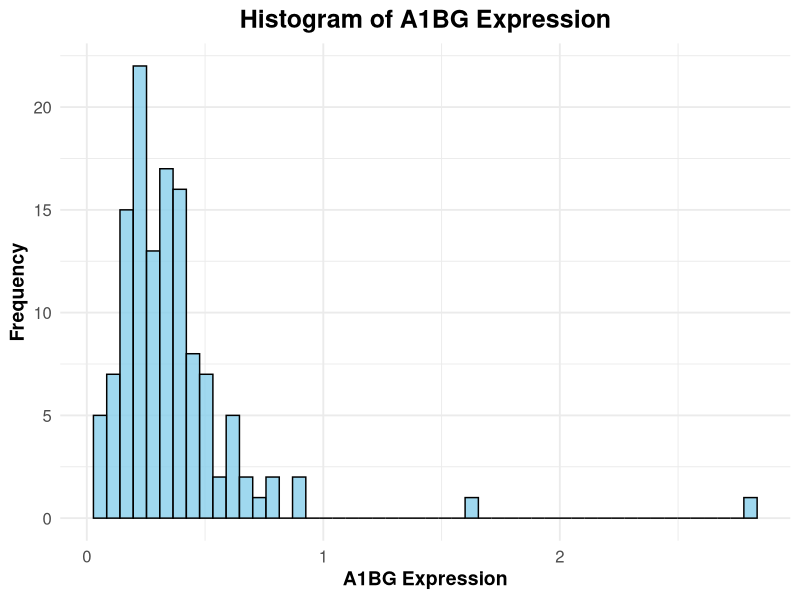
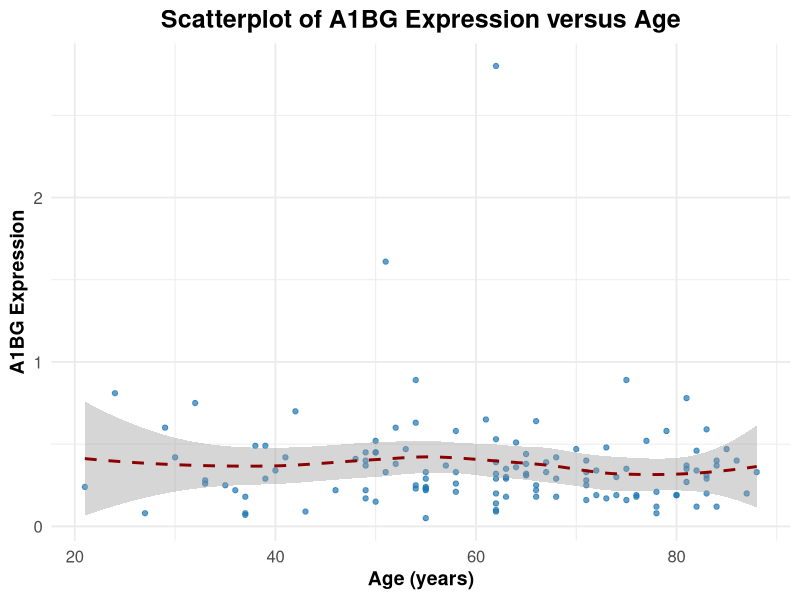
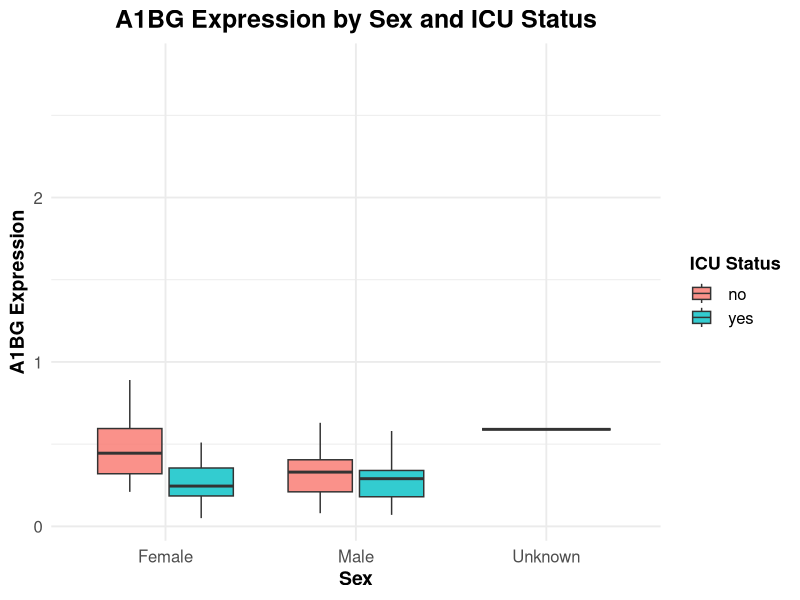
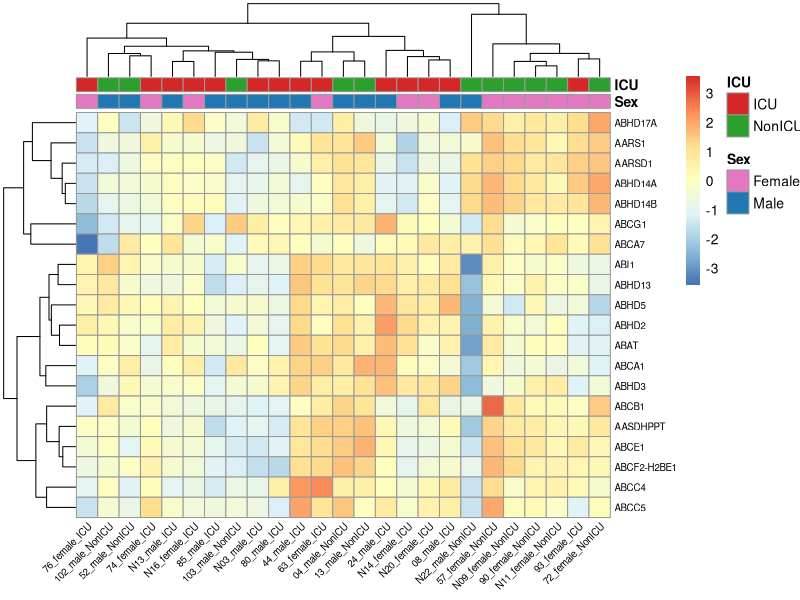
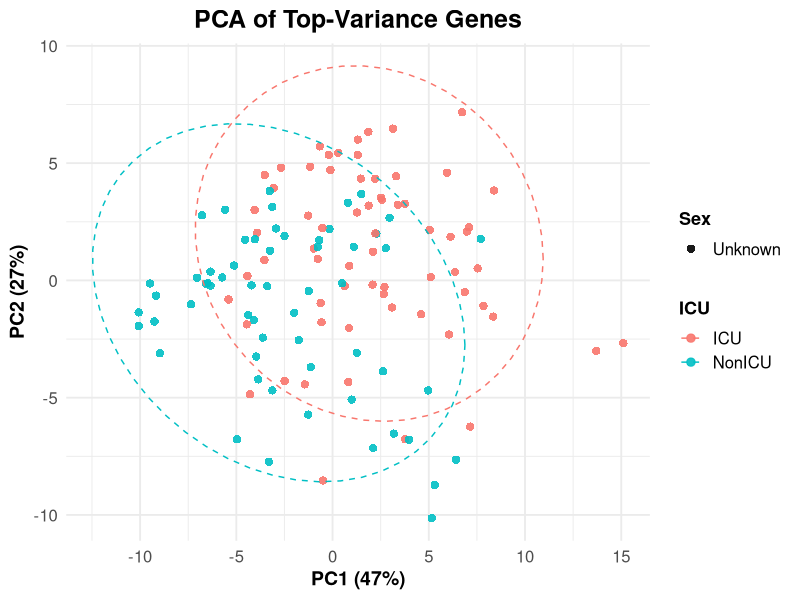

Source code (R) for these figures, in order:
## ---- chunk 1
knitr::opts_chunk$set(echo = TRUE)
library(tidyverse)
library(dplyr)
library(pheatmap)
## ---- chunk 2
#Final subission
#Load gene expression data
gene_data <- read.csv(file = "QBS103_GSE157103_genes.csv",row.names=1)

#Load metadata for participants
series <- read.csv(file = "QBS103_GSE157103_series_matrix-1.csv")
## ---- chunk 3
only_num <- function(x) {
  is_num <- grepl("^[[:space:]]*[0-9]+(?:\\.[0-9]+)?[[:space:]]*$", x)
  out <- rep(NA_real_, length(x))
  out[is_num] <- as.numeric(trimws(x[is_num]))
  out
}

df <- series %>%
  mutate(
    # Remove any extra spaces from 'sex' variable
    sex = trimws(sex),   
    # Recode ICU status to standardized labels
    icu_status = ifelse(tolower(trimws(icu_status)) == "yes", "ICU", "NonICU"),
    # Convert 'age' to numeric
    age = only_num(age),   
    # Convert ferritin to numeric (ignore warnings if conversion fails)
    ferritin = only_num(ferritin.ng.ml.), 
    # Convert CRP to numeric (ignore warnings)
    crp = only_num(crp.mg.l.),  
    # Recode mechanical ventilation variable
    mech_vent = ifelse(trimws(mechanical_ventilation) == "yes", "Yes", "No")  
  )

# Summarize categorical variables (sex and mechanical ventilation) by ICU status
df %>%
  group_by(icu_status) %>%
  summarise(
    n_sex_female = sum(sex == "female", na.rm=TRUE),   # Count number of females
    n_sex_male   = sum(sex == "male", na.rm=TRUE),     # Count number of males
    n_mechvent_yes = sum(mech_vent == "Yes", na.rm=TRUE), # Count patients with mechanical ventilation
    n_mechvent_no  = sum(mech_vent == "No", na.rm=TRUE),  # Count patients without mechanical ventilation
    .groups="drop"
  )

# Summarize continuous variables (age, ferritin, CRP) by ICU status
df %>%
  group_by(icu_status) %>%
  summarise(
    age_mean = mean(age, na.rm=TRUE),   # Calculate mean age
    age_sd   = sd(age, na.rm=TRUE),     # Calculate standard deviation of age
    ferr_median = median(ferritin, na.rm=TRUE),   # Median ferritin level
    ferr_IQR1 = quantile(ferritin, 0.25, na.rm=TRUE), # 25th percentile (Q1) of ferritin
    ferr_IQR3 = quantile(ferritin, 0.75, na.rm=TRUE), # 75th percentile (Q3) of ferritin
    crp_mean = mean(crp, na.rm=TRUE),   # Mean CRP level
    crp_sd   = sd(crp, na.rm=TRUE)      # Standard deviation of CRP
  )

## ---- chunk 4
#1.
#Histogram of gene expression
#Select the first gene (A1BG) for analysis and convert to numeric vector
new_gene <- gene_data[1, ]

#Plot histogram for A1BG expression values across all participants
ggplot(data.frame(value = as.numeric(new_gene)), aes(x = value)) +
  geom_histogram(bins = 50, color = "black", fill = "skyblue", alpha = 0.8) +
  labs(
    title = "Histogram of A1BG Expression",
    x = "A1BG Expression",
    y = "Frequency"
  ) +
  theme_minimal(base_size = 14) +
  theme(
    plot.title = element_text(size = 18, face = "bold", hjust = 0.5),
    axis.title = element_text(size = 14, face = "bold"),
    axis.text = element_text(size = 12)
  )

#2.
#Scatterplot of gene expression vs age
#Pivot gene expression row into long format for merging
gene_line1 <- new_gene %>% 
  pivot_longer(cols = everything(),names_to = "participant_id",values_to = "A1BG_value")

# Merge with metadata by participant_id to obtain age and other covariates
new_df<-merge(series,gene_line1,by="participant_id")

#Prepare age levels for the x-axis: numeric ages in ascending order, then special categories
num_ages <- sort(as.numeric(unique(new_df$age)[!grepl("[^0-9]", unique(new_df$age))]))
special_ages <- unique(new_df$age)[grepl("[^0-9]", unique(new_df$age))]
age_levels <- c(as.character(num_ages), special_ages)

# Scatterplot: A1BG expression vs age (x-axis shows all ages in specified order)
new_df <- new_df %>%
  mutate(age_num = suppressWarnings(as.numeric(trimws(age)))) %>%  # avoid coercion warnings
  filter(is.finite(age_num), is.finite(A1BG_value))                # drop NAs/Inf before ggplot

ggplot(new_df, aes(x = age_num, y = A1BG_value)) +
  geom_point(alpha = 0.7, color = "#1F77B4") +
  geom_smooth(method = "loess", se = TRUE, color = "darkred", linetype = "dashed") +
  labs(
    title = "Scatterplot of A1BG Expression versus Age",
    x = "Age (years)",
    y = "A1BG Expression"
  ) +
  theme_minimal(base_size = 14) +
  theme(
    plot.title = element_text(size = 18, face = "bold", hjust = 0.5),
    axis.title = element_text(size = 14, face = "bold"),
    axis.text = element_text(size = 12)
  )

#3.
#Boxplot of gene expression by sex and ICU status
#sex: categorical variable; icu_status: categorical variable
new_df <- new_df %>%
  mutate(
    sex = tolower(trimws(sex)),
    sex = recode(sex,
                 "female" = "Female",
                 "male"   = "Male",
                 "unknown"= "Unknown"),
    sex = factor(sex, levels = c("Female","Male","Unknown"))
  )

ggplot(new_df, aes(x = sex, y = A1BG_value, fill = icu_status)) +
  geom_boxplot(alpha = 0.8, outlier.shape = NA) +
  labs(
    title = "A1BG Expression by Sex and ICU Status",
    x = "Sex",
    y = "A1BG Expression",
    fill = "ICU Status"
  ) +
  theme_minimal(base_size = 14) +
  theme(
    plot.title = element_text(size = 18, face = "bold", hjust = 0.5),
    axis.title = element_text(size = 14, face = "bold"),
    axis.text = element_text(size = 12),
    legend.title = element_text(size = 13, face = "bold"),
    legend.text = element_text(size = 12)
  )
## ---- chunk 5
# Convert gene expression data into a numeric matrix
mat <- as.matrix(gene_data)

# Find overlapping participant IDs between gene expression and metadata
common <- intersect(colnames(mat), series$participant_id)

# Keep only common participants in the gene expression matrix
mat <- mat[, common, drop = FALSE]

# Subset metadata for the same participants and align the order
series_sub <- series %>% filter(participant_id %in% common) %>%
  arrange(match(participant_id, colnames(mat)))

# Log2-transform the expression values to stabilize variance
mat_log <- log2(mat + 1)

# Select the top 20 most variable genes across samples
topN <- 20   
top_idx <- order(apply(mat_log, 1, var, na.rm = TRUE), decreasing = TRUE)[1:topN]
sub <- mat_log[top_idx, , drop = FALSE]

# Clean up metadata variables: sex and ICU status
sex_clean <- trimws(series_sub$sex)
icu_raw   <- trimws(series_sub$icu_status)

# Convert ICU status to binary factor
icu_clean <- ifelse(tolower(icu_raw) == "yes", "ICU", "NonICU")

# Convert sex into male/female categories
sex_clean <- ifelse(grepl("^f", tolower(sex_clean)), "Female", "Male")

# Prepare annotation dataframe for heatmap
annotationData <- data.frame(
  Sex = factor(sex_clean, levels = c("Female","Male")),
  ICU = factor(icu_clean, levels = c("ICU","NonICU")),
  row.names = series_sub$participant_id
)

# Define color scheme for annotations
annotationColors <- list(
  Sex = c(Female = "#E377C2", Male = "#1F77B4"),
  ICU = c(ICU = "#D62728", NonICU = "#2CA02C")
)

# Randomly select 25 samples for visualization
set.seed(100)
subset_cols <- sample(colnames(sub), 25)
sub25 <- sub[, subset_cols, drop = FALSE]
ann25 <- annotationData[subset_cols, , drop = FALSE]

# Shorten column labels for readability (keep ID, sex, and ICU status)
short_labels <- ifelse(
  grepl("^COVID", colnames(sub25)),
  sub("^COVID_(\\d+)_\\d+y_([^_]+)_(ICU|NonICU)$",
      "\\1_\\2_\\3", colnames(sub25)),
  sub("^NONCOVID_(\\d+)_\\d+y_([^_]+)_(ICU|NonICU)$",
      "N\\1_\\2_\\3", colnames(sub25))
)

# Draw heatmap of top variable genes with sample annotations
pheatmap(
  sub25,
  scale = "row",                          # scale genes across samples
  clustering_distance_cols = "euclidean", # distance metric for columns
  clustering_distance_rows = "euclidean", # distance metric for rows
  clustering_method = "complete",         # hierarchical clustering method
  annotation_col = ann25,                 # add sample metadata as annotation
  annotation_colors = annotationColors,   # use predefined colors
  show_colnames = TRUE,                   # display sample labels
  labels_col = short_labels,              # use shortened labels
  fontsize_col = 7,                       # font size for column labels
  angle_col = 45,                         # rotate labels for clarity
  fontsize_row = 7,                       # font size for row labels
)

## ---- chunk 6
# Select top N genes with highest variance across samples
topN <- 50
top_idx <- order(apply(mat_log, 1, var, na.rm = TRUE), decreasing = TRUE)[1:topN]
mat_top <- mat_log[top_idx, , drop = FALSE]

# PCA on samples (transpose), centered & scaled
pca <- prcomp(t(mat_top), center = TRUE, scale. = TRUE)

# First two PCs to data frame
pca_df <- as.data.frame(pca$x[, 1:2])
pca_df$participant_id <- rownames(pca_df)

# Clean metadata; standardize labels
meta <- series_sub %>%
  mutate(
    sex = tolower(trimws(sex)),
    sex = ifelse(sex %in% c("Female","Male"), sex, "Unknown"),
    icu_status = ifelse(tolower(trimws(icu_status)) == "yes", "ICU", "NonICU")
  ) %>%
  select(participant_id, sex, icu_status)

# Join and coerce to factors (good for legends/shapes)
pca_df <- dplyr::left_join(pca_df, meta, by = "participant_id") %>%
  mutate(
    sex = factor(sex, levels = c("Female","Male","Unknown")),
    icu_status = factor(icu_status, levels = c("ICU","NonICU"))
  )

# Variance explained for axis labels
var_exp <- round(100 * (pca$sdev^2 / sum(pca$sdev^2)))[1:2]

# Plot: map color globally, shape only on points (no warning from stat_ellipse)
ggplot(pca_df, aes(PC1, PC2, color = icu_status)) +
  geom_point(aes(shape = sex), size = 2.5, alpha = 0.9) +
  stat_ellipse(aes(group = icu_status), linetype = 2) +
  labs(
    title = "PCA of Top-Variance Genes",
    x = paste0("PC1 (", var_exp[1], "%)"),
    y = paste0("PC2 (", var_exp[2], "%)"),
    color = "ICU", shape = "Sex"
  ) +
  theme_minimal(base_size = 14) +
  theme(
    plot.title = element_text(size = 18, face = "bold", hjust = 0.5),
    axis.title = element_text(size = 14, face = "bold"),
    axis.text = element_text(size = 12),
    legend.title = element_text(size = 13, face = "bold"),
    legend.text = element_text(size = 12)
  )

